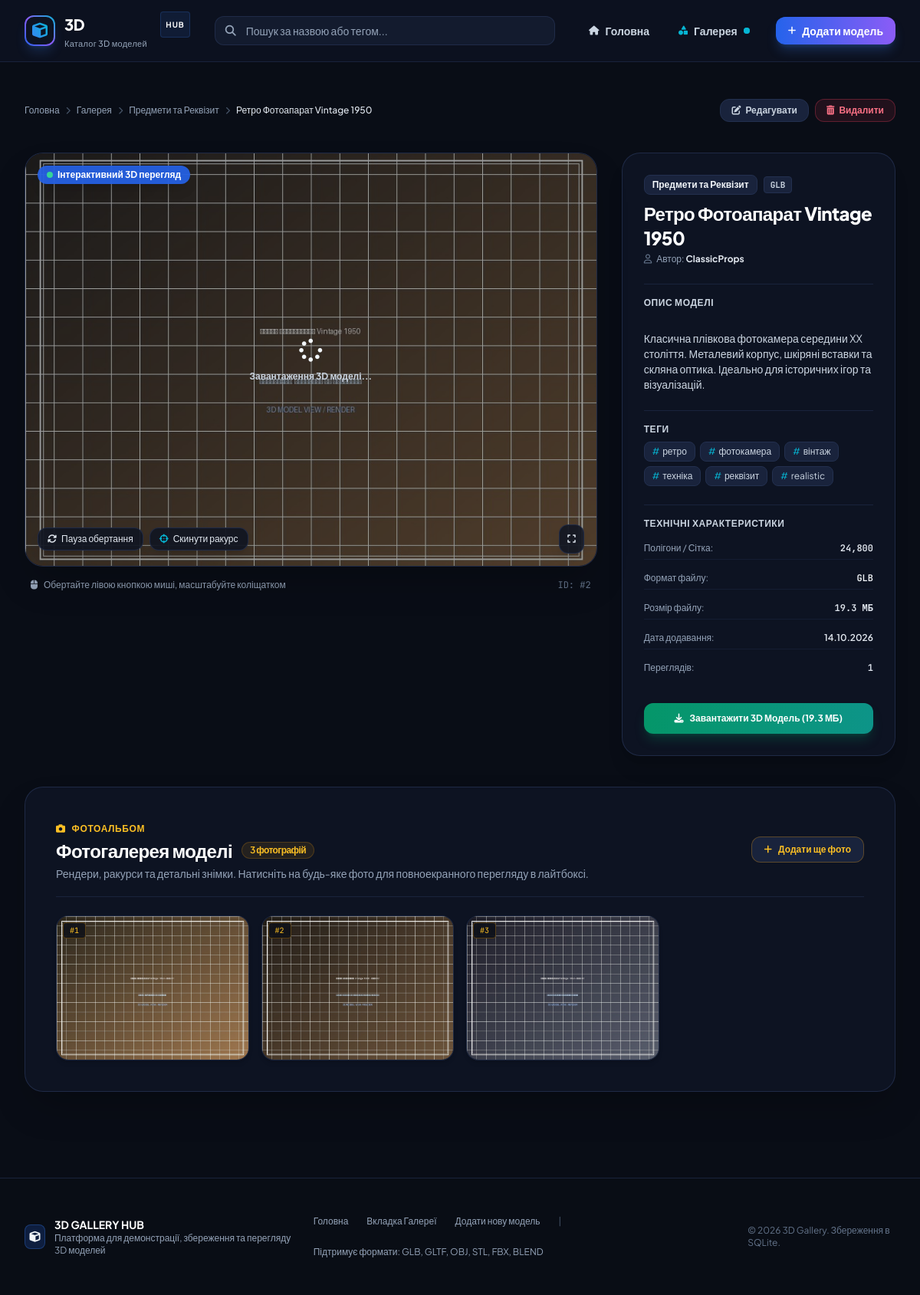
/model/2, run on the app's committed database.
### tables this page shows
CREATE TABLE models (
            id INTEGER PRIMARY KEY AUTOINCREMENT,
            title TEXT NOT NULL,
            description TEXT,
            category TEXT DEFAULT 'Загальне',
            tags TEXT,
            thumbnail TEXT,
            model_file TEXT,
            file_format TEXT,
            file_size INTEGER DEFAULT 0,
            poly_count TEXT,
            author TEXT DEFAULT 'Автор',
            views INTEGER DEFAULT 0,
            created_at TIMESTAMP DEFAULT CURRENT_TIMESTAMP,
            updated_at TIMESTAMP DEFAULT CURRENT_TIMESTAMP
        );

CREATE TABLE model_photos (
            id INTEGER PRIMARY KEY AUTOINCREMENT,
            model_id INTEGER NOT NULL,
            photo_path TEXT NOT NULL,
            caption TEXT,
            created_at TIMESTAMP DEFAULT CURRENT_TIMESTAMP,
            FOREIGN KEY (model_id) REFERENCES models (id) ON DELETE CASCADE
        );

### app.py (the view)
@app.route('/model/<int:model_id>')
def model_detail(model_id):
    model = database.get_model_by_id(model_id)
    if not model:
        flash('Модель не знайдено', 'danger')
        return redirect(url_for('gallery'))
    database.increment_views(model_id)
    photos = database.get_model_photos(model_id)
    related_models = [
        m for m in database.get_all_models(category=model['category'], sort_by='newest')
        if m['id'] != model_id
    ][:4]
    tags_list = [t.strip() for t in model['tags'].split(',') if t.strip()] if model['tags'] else []
    return render_template(
        'model_detail.html',
        model=model,
        photos=photos,
        tags_list=tags_list,
        related_models=related_models
    )

### templates/model_detail.html (shortened to what this page needs)
{% extends 'base.html' %}
{% block content %}
<div class="max-w-7xl mx-auto px-4 sm:px-6 lg:px-8 py-8 space-y-10">
    <div class="flex flex-col sm:flex-row sm:items-center justify-between gap-4">
        <nav class="flex items-center gap-2 text-xs text-slate-400">
            <a href="{{ url_for('index') }}" class="hover:text-white transition-colors">Головна</a>
            <i class="fa-solid fa-chevron-right text-[10px] text-slate-600"></i>
            <a href="{{ url_for('gallery') }}" class="hover:text-white transition-colors">Галерея</a>
            <i class="fa-solid fa-chevron-right text-[10px] text-slate-600"></i>
            <a href="{{ url_for('gallery', category=model.category) }}" class="hover:text-white transition-colors">{{ model.category }}</a>
            <i class="fa-solid fa-chevron-right text-[10px] text-slate-600"></i>
            <span class="text-slate-200 font-medium truncate max-w-[200px]">{{ model.title }}</span>
        </nav>
        <div class="flex items-center gap-2">
            <a href="{{ url_for('edit_model', model_id=model.id) }}" class="px-3.5 py-1.5 rounded-xl bg-dark-800 hover:bg-dark-750 text-slate-300 hover:text-white text-xs font-semibold border border-dark-700 transition-colors flex items-center gap-1.5">
                <i class="fa-solid fa-pen-to-square"></i> Редагувати
            </a>
            <form action="{{ url_for('delete_model', model_id=model.id) }}" method="POST" onsubmit="return confirm('Ви впевнені, що хочете видалити цю 3D модель та всі її фотографії?')" class="inline">
                <button type="submit" class="px-3.5 py-1.5 rounded-xl bg-rose-500/10 hover:bg-rose-500/20 text-rose-400 hover:text-rose-300 text-xs font-semibold border border-rose-500/30 transition-colors flex items-center gap-1.5">
                    <i class="fa-solid fa-trash-can"></i> Видалити
                </button>
            </form>
        </div>
    </div>
    <div class="grid grid-cols-1 lg:grid-cols-12 gap-8">
        <div class="lg:col-span-8 space-y-4">
            <div class="relative bg-dark-900 border border-dark-700/80 rounded-3xl overflow-hidden shadow-2xl h-[420px] sm:h-[540px]">
                {% if model.model_file and (model.file_format in ['GLB', 'GLTF'] or model.model_file.endswith('.glb') or model.model_file.endswith('.gltf')) %}
                    <model-viewer
                        id="viewer-3d"
                        src="{{ url_for('static', filename=model.model_file.replace('static/', '')) }}"
                        poster="{{ url_for('static', filename=model.thumbnail.replace('static/', '')) if model.thumbnail else '' }}"
                        alt="{{ model.title }}"
                        auto-rotate
                        rotation-per-second="30deg"
                        camera-controls
                        touch-action="pan-y"
                        shadow-intensity="1.5"
                        shadow-softness="0.8"
                        exposure="1.0"
                        environment-image="neutral"
                        interaction-prompt="auto"
                        class="w-full h-full bg-gradient-to-b from-dark-950 via-dark-900 to-dark-950"
                    >
                        <div slot="poster" class="w-full h-full flex items-center justify-center bg-dark-950">
                            {% if model.thumbnail %}
                            <img src="{{ url_for('static', filename=model.thumbnail.replace('static/', '')) }}" class="w-full h-full object-cover opacity-60">
                            {% endif %}
                            <div class="absolute flex flex-col items-center gap-2">
                                <i class="fa-solid fa-spinner fa-spin text-3xl text-brand-400"></i>
                                <span class="text-xs font-bold text-slate-300">Завантаження 3D моделі...</span>
                            </div>
                        </div>
                    </model-viewer>
                    <div class="absolute bottom-4 left-4 right-4 flex items-center justify-between pointer-events-none">
                        <div class="flex items-center gap-2 pointer-events-auto">
                            <button
                                id="btn-toggle-rotate"
                                onclick="toggleAutoRotate()"
                                class="px-3 py-1.5 rounded-xl bg-dark-900/85 backdrop-blur-md border border-dark-700/80 text-xs font-medium text-slate-200 hover:text-white hover:bg-dark-800 transition-all flex items-center gap-1.5 shadow-lg"
                            >
                                <i class="fa-solid fa-arrows-rotate text-brand-400"></i>
                                <span id="rotate-label">Пауза обертання</span>
                            </button>
                            <button
                                onclick="resetCamera()"
                                class="px-3 py-1.5 rounded-xl bg-dark-900/85 backdrop-blur-md border border-dark-700/80 text-xs font-medium text-slate-200 hover:text-white hover:bg-dark-800 transition-all flex items-center gap-1.5 shadow-lg"
                            >
                                <i class="fa-solid fa-crosshairs text-accent-cyan"></i>
                                <span>Скинути ракурс</span>
                            </button>
                        </div>
                        <div class="flex items-center gap-2 pointer-events-auto">
                            <button
                                onclick="toggleFullscreen()"
                                class="p-2.5 rounded-xl bg-dark-900/85 backdrop-blur-md border border-dark-700/80 text-xs font-medium text-slate-200 hover:text-white hover:bg-dark-800 transition-all shadow-lg"
                                title="Повноекранний режим 3D"
                            >
                                <i class="fa-solid fa-expand"></i>
                            </button>
                        </div>
                    </div>
                    <div class="absolute top-4 left-4 flex items-center gap-1.5 px-3 py-1 rounded-xl bg-brand-600/90 text-white text-xs font-bold shadow-lg backdrop-blur-md">
                        <span class="w-2 h-2 rounded-full bg-emerald-400 animate-ping"></span>
                        <span>Інтерактивний 3D перегляд</span>
                    </div>
                {% else %}
                    <div class="w-full h-full flex flex-col items-center justify-center text-slate-500">
                        <i class="fa-solid fa-cube text-6xl mb-3"></i>
                        <p class="text-sm">3D файл або обкладинка не завантажені</p>
                    </div>
                {% endif %}
            </div>
            <div class="flex items-center justify-between text-xs text-slate-400 px-2">
                <span class="flex items-center gap-2">
                    <i class="fa-solid fa-computer-mouse text-brand-400"></i>
                    <span>Обертайте лівою кнопкою миші, масштабуйте коліщатком</span>
                </span>
                <span class="font-mono text-slate-500">ID: #{{ model.id }}</span>
            </div>
        </div>
        <div class="lg:col-span-4 space-y-6">
            <div class="bg-dark-900 border border-dark-700/80 rounded-3xl p-6 sm:p-7 shadow-xl space-y-6">
                <div>
                    <div class="flex items-center gap-2 mb-2">
                        <a href="{{ url_for('gallery', category=model.category) }}" class="px-2.5 py-1 rounded-lg text-xs font-semibold bg-dark-800 text-brand-400 border border-dark-700 hover:border-brand-500/40 transition-colors">
                            {{ model.category }}
                        </a>
                        {% if model.file_format %}
                        <span class="px-2 py-0.5 rounded text-[11px] font-mono font-bold bg-dark-800 text-slate-300 border border-dark-700">
                            {{ model.file_format }}
                        </span>
                        {% endif %}
                    </div>
                    <h1 class="text-2xl font-extrabold text-white tracking-tight">
                        {{ model.title }}
                    </h1>
                    <p class="text-xs text-slate-400 mt-1 flex items-center gap-1.5">
                        <i class="fa-regular fa-user text-slate-500"></i>
                        <span>Автор: <strong class="text-slate-200">{{ model.author }}</strong></span>
                    </p>
                </div>
                <div class="border-t border-dark-800 pt-4">
                    <h2 class="text-xs font-bold text-slate-300 uppercase tracking-wider mb-2">Опис моделі</h2>
                    <p class="text-xs sm:text-sm text-slate-300 leading-relaxed whitespace-pre-line">
                        {{ model.description or 'Опис відсутній.' }}
                    </p>
                </div>
                {% if tags_list %}
                <div class="border-t border-dark-800 pt-4">
                    <h2 class="text-xs font-bold text-slate-300 uppercase tracking-wider mb-2">Теги</h2>
                    <div class="flex flex-wrap gap-1.5">
                        {% for tag in tags_list %}
                        <a href="{{ url_for('gallery', tag=tag) }}" class="px-2.5 py-1 rounded-lg text-xs bg-dark-800 hover:bg-brand-600/20 text-slate-300 hover:text-brand-300 border border-dark-700 transition-colors flex items-center gap-1">
                            <span class="text-accent-cyan">#</span>{{ tag }}
                        </a>
                        {% endfor %}
                    </div>
                </div>
                {% endif %}
                <div class="border-t border-dark-800 pt-4 space-y-2.5 text-xs">
                    <h2 class="text-xs font-bold text-slate-300 uppercase tracking-wider mb-2">Технічні характеристики</h2>
                    <div class="flex justify-between py-1.5 border-b border-dark-800/60">
                        <span class="text-slate-400">Полігони / Сітка:</span>
                        <span class="font-semibold text-slate-200 font-mono">{{ model.poly_count or 'Low-Poly' }}</span>
                    </div>
                    <div class="flex justify-between py-1.5 border-b border-dark-800/60">
                        <span class="text-slate-400">Формат файлу:</span>
                        <span class="font-semibold text-brand-400 font-mono">{{ model.file_format or 'Не вказано' }}</span>
                    </div>
                    <div class="flex justify-between py-1.5 border-b border-dark-800/60">
                        <span class="text-slate-400">Розмір файлу:</span>
                        <span class="font-semibold text-slate-200 font-mono">{{ model.file_size | filesize }}</span>
                    </div>
                    <div class="flex justify-between py-1.5 border-b border-dark-800/60">
                        <span class="text-slate-400">Дата додавання:</span>
                        <span class="font-semibold text-slate-200">{{ model.created_at | format_date }}</span>
                    </div>
                    <div class="flex justify-between py-1.5">
                        <span class="text-slate-400">Переглядів:</span>
                        <span class="font-semibold text-slate-200 font-mono">{{ model.views }}</span>
                    </div>
                </div>
                {% if model.model_file %}
                <div class="pt-2">
                    <a
                        href="{{ url_for('download_model', model_id=model.id) }}"
                        class="w-full py-3 px-4 rounded-xl bg-gradient-to-r from-emerald-600 to-teal-600 hover:from-emerald-500 hover:to-teal-500 text-white font-bold text-xs shadow-lg shadow-emerald-600/25 transition-all hover:scale-[1.02] flex items-center justify-center gap-2"
                    >
                        <i class="fa-solid fa-download"></i>
                        <span>Завантажити 3D Модель ({{ model.file_size | filesize }})</span>
                    </a>
                </div>
                {% endif %}
            </div>
        </div>
    </div>
    <section class="bg-dark-900 border border-dark-700/80 rounded-3xl p-6 sm:p-10 shadow-2xl space-y-6">
        <div class="flex flex-col sm:flex-row sm:items-center justify-between gap-4 border-b border-dark-800 pb-5">
            <div>
                <div class="inline-flex items-center gap-2 text-xs font-bold uppercase tracking-wider text-amber-400 mb-1">
                    <i class="fa-solid fa-camera"></i> Фотоальбом
                </div>
                <h2 class="text-2xl font-extrabold text-white tracking-tight flex items-center gap-3">
                    Фотогалерея моделі
                    <span class="text-xs font-semibold px-2.5 py-0.5 rounded-full bg-amber-500/10 text-amber-400 border border-amber-500/20">
                        {{ photos|length }} фотографій
                    </span>
                </h2>
                <p class="text-xs sm:text-sm text-slate-400 mt-1">
                    Рендери, ракурси та детальні знімки. Натисніть на будь-яке фото для повноекранного перегляду в лайтбоксі.
                </p>
            </div>
            <a href="{{ url_for('edit_model', model_id=model.id) }}#gallery-section" class="px-4 py-2 rounded-xl bg-dark-800 hover:bg-dark-750 text-amber-400 border border-amber-500/30 text-xs font-bold transition-all flex items-center gap-2 self-start sm:self-auto hover:border-amber-500/60">
                <i class="fa-solid fa-plus"></i>
                <span>Додати ще фото</span>
            </a>
        </div>
        {% if photos %}
        <div class="grid grid-cols-1 sm:grid-cols-2 md:grid-cols-3 lg:grid-cols-4 gap-4" id="model-gallery-grid">
            {% for photo in photos %}
            <div
                class="group relative aspect-[4/3] rounded-2xl overflow-hidden bg-dark-950 border border-dark-700/80 hover:border-amber-500/60 cursor-pointer shadow-md transition-all duration-300 hover:scale-[1.02]"
                onclick="openLightbox({{ loop.index0 }})"
            >
                <img
                    src="{{ url_for('static', filename=photo.photo_path.replace('static/', '')) }}"
                    alt="{{ photo.caption or model.title }}"
                    class="w-full h-full object-cover group-hover:scale-105 transition-transform duration-500 gallery-image-item"
                    data-caption="{{ photo.caption or model.title }}"
                    data-full="{{ url_for('static', filename=photo.photo_path.replace('static/', '')) }}"
                    loading="lazy"
                >
                <div class="absolute top-2 left-2 px-2 py-0.5 rounded text-[10px] font-mono bg-dark-950/80 text-amber-400 border border-amber-500/30 backdrop-blur-sm">
                    #{{ loop.index }}
                </div>
            </div>
            {% endfor %}
        </div>
        {% endif %}
    </section>
</div>
{% endblock %}

### data on the page
models: category "Предмети та Реквізит", title "Ретро Фотоапарат Vintage 1950", thumbnail (picture), id "2", file_format "GLB", author "ClassicProps", description "Класична плівкова фотокамера середини XX століття. Металевий корпус, шкіряні вставки та скляна оптика. Ідеально для історичних ігор та візуалізацій.", poly_count "24,800", file_size|filesize "19.3 МБ", created_at "14.10.2026", views "1"
model_photos: photo_path (picture)
model_photos: photo_path (picture)
model_photos: photo_path (picture)

### other printed values
{{ tag }} "ретро" "фотокамера" "вінтаж" "техніка" "реквізит" "realistic"
{{ photos|length }} "3"
